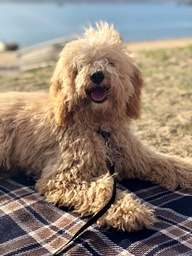
#> input picture codes/ass1/dog.jpg, 192 x 256 px, shrunk from 1536 x 2048 before the run
$ jupyter execute ass1.ipynb
#> lines starting #> are read from the running program, lines starting #| are printed output that depends on the picture
# Assignment 1

Two color images have been provided to you as sample inputs. You may also test on other input images of your choice.

[cell 1]
import sys
import cv2
import matplotlib.pyplot as plt
import numpy as np

from collections import Counter

print(sys.version) # Expected Python version is 3+
print(cv2.__version__) # Expected OpenCV version is 3.*

[cell 2]
def preview(img):
    shape = img.shape
    if len(shape) == 2: # gray-scale
        plt.imshow(img, cmap='gray')
    else:
        plt.imshow(cv2.cvtColor(img, cv2.COLOR_BGR2RGB))

[cell 3]
# Read two images in
img1 = cv2.imread('dog.jpg', 1)
#> img1 is the input picture: shape (256, 192, 3); mean B, G, R 114.7, 127.9, 142.8

# OpenCV distort the color space from original RGB to BGR
# So we have to change the color space into normal RGB
preview_img1 = cv2.cvtColor(img1, cv2.COLOR_BGR2RGB)

plt.imshow(preview_img1) # display the first image

[cell 4]
img2 = cv2.imread('light_rail.jpg', 1)
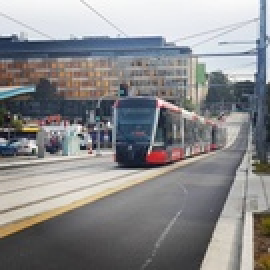
#> input picture codes/ass1/light_rail.jpg, 135 x 135 px, shrunk from 1080 x 1080 before the run (shown 2 times larger)
#> img2 is the input picture: shape (135, 135, 3); mean B, G, R 139.4, 137.8, 138.1

preview_img2 = cv2.cvtColor(img2, cv2.COLOR_BGR2RGB)

plt.imshow(preview_img2) # display the second image

## Task 1
Starting with an input color image, you should combine the three color-bands into one band using the following equation:

$$ I(x,y) = 0.299 * r(x,y) + 0.587 * g(x,y) + 0.114 * b(x,y) $$

where $r, g$ and $b$ are color-bands of image $I$.

You will go through the image pixel by pixel and perform this operation on each pixel. The resulting image $I$ will contain only one combined band, i.e., it is a gray-level image.

[cell 5]
# Following operation will be performed on this very image
choice = 1
if choice == 0:
    A = img1 # dog.jpg
    NAME = '_dog_'
else:
    A = img2 # light_rail.jpg
    NAME = '_light_rail_'

[cell 6]
row, col, _ = A.shape
#> row = 135; col = 135
I = np.zeros([row, col])

def thresholding(img):
    # OpenCV image is stored in BGR order
    return int(0.299 * img[2] + 0.587 * img[1] + 0.114 * img[0])

for r in range(0, row):
    for c in range(0, col):
        I[r,c] = thresholding(A[r,c])
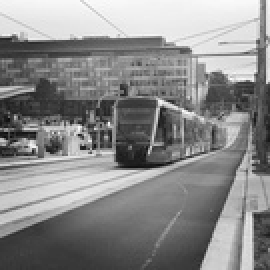
#> I: shape (135, 135) float64 (shown 2 times larger); min 12, max 253, mean 137.6

cv2.imwrite('task1'+NAME+'.jpg', I)
plt.imshow(I, cmap='gray')

## Task 2

Once you obtain the combined single band image I, the next task is to perform the following sequence of operations on I. The goal is to find the most frequent local pixel value in a neighbourhood (including the current pixel) to create another image J.

To create image J, first make a copy of image I called J.

[cell 7]
J = I.copy()

preview(J)

You will:

* first define an appropriate neighbourhood (window) around a pixel in $I$
* compute the intensity histogram for pixels in the neighbourhood around each pixel
    * pick the most frequent pixel value in the neighbourhood using the histogram, and replace the central pixel in the corresponding window in J with the most frequent local pixel value for that window
    * repeat the above for every pixel in I

> Try at least 3 different window size in Task 2

[cell 8]
# Define window size here for Task 2 & 3

WINDOW_SIZE = 7
diff = int(WINDOW_SIZE/2)

[cell 9]
def most_frequent_from_neighbour(img, centre):
    row, col = centre
    neighbour = np.empty([WINDOW_SIZE, WINDOW_SIZE, 3])
    for r in range(WINDOW_SIZE):
        for c in range(WINDOW_SIZE):
            neighbour[r,c] = img[row+r-diff, col+c-diff]

    counter = Counter(neighbour.ravel())
    val, _ = counter.most_common(1)[0] # choice policy is arbitrary chosen

    return val

row, col = J.shape

for r in range(diff, row-diff):
    for c in range(diff, col-diff):
        J[r,c] = most_frequent_from_neighbour(I, (r,c))
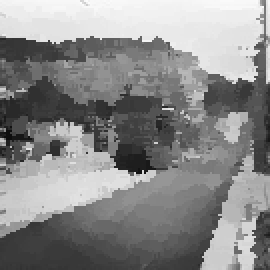
#> J: shape (135, 135) float64 (shown 2 times larger); min 14, max 253, mean 137.8

cv2.imwrite('task2_'+NAME+str(WINDOW_SIZE)+'.jpg', J)
preview(J)

## Task 3

Using $J$ from Task 2, you will construct the final 'oil painting effect' image. To do this, you will

* make a copy of the original image $A$ (and let us call it image $B$)
* for each pixel (x,y) in the image $J$, in the local neighbourhood of pixel (x,y) defined in Task 2
    * find all pixels in $J$ which have the same value of $J$(x,y)
    * get the corresponding color intensities of those pixels in image $B$
    * calculate the average intensities of those pixels in each band
    * then replace $B$(x,y) with the average intensities in each corresponding band

Try the same window sizes here as in Task 2, to experiment with the art effects produced. The resulting image $B$ for different window sizes is the output for Task 3 and should be included in the report.

[cell 10]
B = A.copy()

row, col = J.shape

def neighbours(img, centre):
    row, col = centre
    neighbour = np.empty([WINDOW_SIZE, WINDOW_SIZE, 3])
    mimic = np.zeros(3)
    counter = 0
    for r in range(WINDOW_SIZE):
        for c in range(WINDOW_SIZE):
            i, j = row+r-diff, col+c-diff
#             print(img[i,j], img[centre])
            if np.array_equal(img[i,j], img[centre]):
                mimic = np.add(mimic, B[i,j])
                counter+=1
    return np.divide(mimic, counter)

for r in range(diff, row-diff):
    for c in range(diff, col-diff):
        B[r,c] = neighbours(J, (r,c))
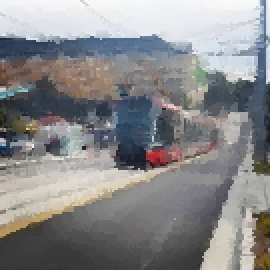
#> B: shape (135, 135, 3) (shown 2 times larger); mean B, G, R 138.5, 137, 137.2

cv2.imwrite('task3_'+NAME+str(WINDOW_SIZE)+'.jpg', B)
preview(B)
